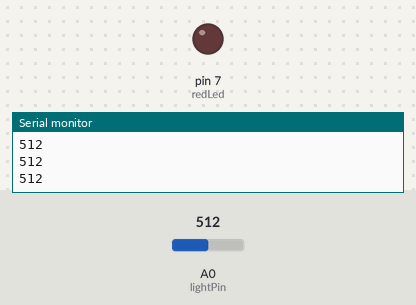
The sketch below on a simulated Arduino Uno, built with avr-gcc and run on an emulated ATmega328P. Shown: output pins drawn as LEDs (lit = HIGH), the last lines printed to the serial monitor. The test bench sets the inputs (shaded band); at power-on: A0 (lightPin) = 512.

Above: at 1.3 s.
1.4 s: A0 (lightPin) set to 643
2.9 s: A0 (lightPin) set to 657
At 3.6 s:
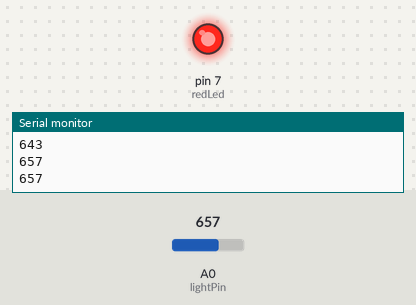
4.5 s: A0 (lightPin) set to 640
At 4.8 s:
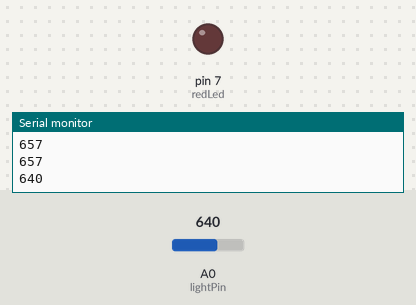
6.0 s: A0 (lightPin) set to 660
At 7.2 s:
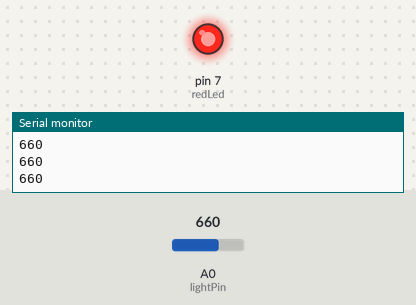
Timing chart, 0 to 8.5 s (numbered marks = the images above; inputs shaded):
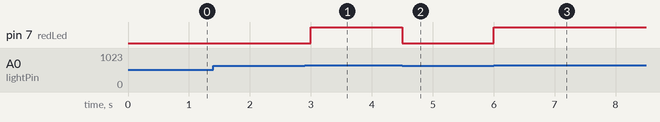

The sketch:

photoResistors.ino
```cpp
int lightPin = A0;
int redLed = 7;
int lightVal;
int dt = 500;
void setup() {
  // put your setup code here, to run once:
  pinMode(lightPin, INPUT);
  pinMode(redLed, OUTPUT);
  Serial.begin(9600);
}

void loop() {
  // put your main code here, to run repeatedly:
  lightVal = analogRead(lightPin);
  Serial.println(lightVal);
  if(lightVal >= 650){
    digitalWrite(redLed, HIGH);
  } else{
    digitalWrite(redLed, LOW);
    }
  delay(dt);
}
```

Measured:
- the behaviour switches between 649 and 650 on A0 (lightPin) (found by bisection; images 0 and 1)
- after the input at 2.9 s, pin 7 (redLed): LOW → HIGH after 0.10 s
- after the input at 4.5 s, pin 7 (redLed): HIGH → LOW at once
- after the input at 6.0 s, pin 7 (redLed): LOW → HIGH at once
